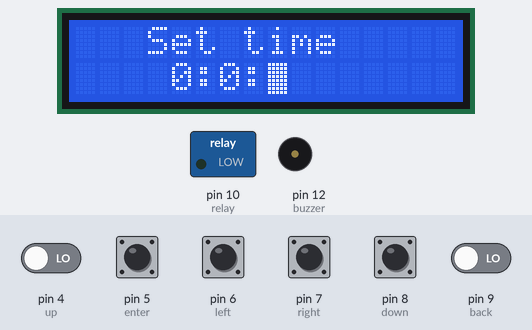
Bench run of a sketch on a simulated Arduino Uno, built with avr-gcc and run on an emulated ATmega328P. On the bench: 16×2 character LCD, switched loads named in the sketch (green lamp = pin HIGH), buzzer (waves = sounding, pin HIGH). The test bench sets the inputs (shaded band); at power-on: pin 4 (up), pin 5 (enter), pin 6 (left), pin 7 (right), pin 8 (down), pin 9 (back) LOW. What the sketch prints to the serial monitor is not drawn.

Above: at 4.2 s.
4.3 s: pin 5 (enter) driven HIGH
At 5.69 s:
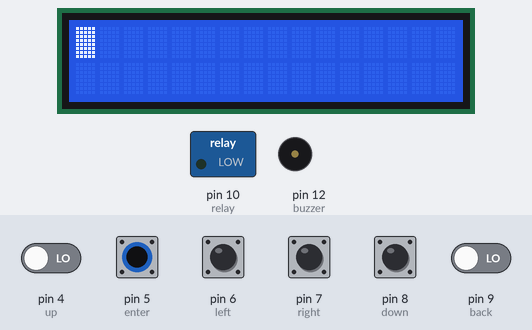
6.2 s: pin 5 (enter) driven LOW
At 7.2 s:
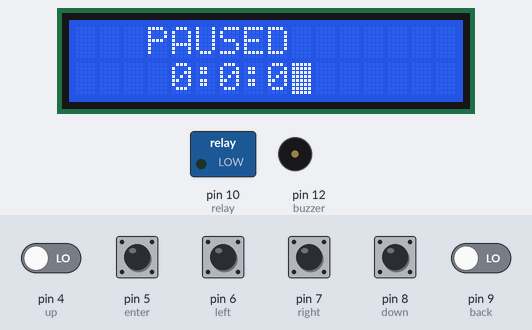
9.2 s: pin 5 (enter) pulsed HIGH 5 times (0.12 s each, 0.3 s apart)
13.7 s: pin 4 (up) driven HIGH and pin 5 (enter) driven HIGH
16.7 s: pin 5 (enter) driven LOW
Timing chart, 0 to 19.7 s (numbered marks = the images above; inputs shaded):
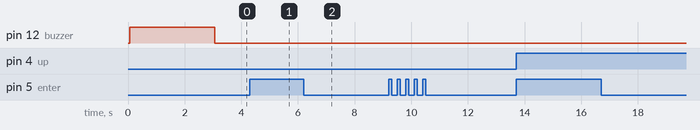

The sketch:

TimerSwitchNew.ino
```cpp
#include <LiquidCrystal_I2C.h>

byte up = 4,enter=5,left=6,right=7,down=8,back=9, buzzer = 12, relay = 10;
byte hr=0,mins=0,sec=0;
byte crs = 0;
byte crsPos = 0;
String t = String(hr)+":"+String(mins)+":"+String(sec);
boolean once2 = false;
long dcdCT = 0;
byte page = 1;
boolean gst = false,once1 = false, Pause = false, alert = false;
long startTime = 0, timeSpent = 0, duration = 0;
String rTime = "";


LiquidCrystal_I2C lcd(0x27,16,2);


void setup() {
  // put your setup code here, to run once:
  Serial.begin(9600);
    lcd.init();
  lcd.backlight();
  pinMode (buzzer,OUTPUT);
  pinMode(relay,OUTPUT);
  pinMode(up,INPUT);
  pinMode(down,INPUT);
  pinMode(right,INPUT);
  pinMode(left,INPUT);
  pinMode(enter,INPUT);
  pinMode(back,INPUT);
  digitalWrite(buzzer,HIGH);
  delay(3000);
   digitalWrite(buzzer,LOW);


}

void loop() {
  // put your main code here, to run repeatedly:


   if (page == 1) setTime();
   else if (page == 2) countDown();
   else if (page == 3) PauseFunc();


}


void countDown(){

  if (!gst){

      startTime = millis();
      gst = true;
    }

    timeSpent = millis() - startTime;
    digitalWrite(relay,HIGH);
   if (timeSpent >= duration){

        gst = false;
        Pause = false;
        alert = true;
        once1 = false;
        hr = 0; mins = 0; sec = 0;
        t = String(hr)+":"+String(mins)+":"+String(sec);
       timeSpent = 0;
       duration = 0;
        lcd.clear();
        page = 1;

     digitalWrite(relay,LOW);

    }


      if(digitalRead(back) == HIGH) {
        delay(65);
                Serial.println("back");

        gst = false;
        Pause = false;
        once1 = false;
        hr = 0; mins = 0; sec = 0;
        t = String(hr)+":"+String(mins)+":"+String(sec);
        timeSpent = 0;
       duration = 0;
       lcd.clear();
        page = 1;

        }


     else if(digitalRead(enter) == HIGH) {
      delay(65);
        Serial.println("enter");

            Pause = true;

            if (Pause){

              duration = duration - timeSpent;

              once1 = true;
              gst = false;
              page = 3;

              lcd.clear();

              }


        }


      if (!once2){

        dcdCT = millis();

        once2 = true;

        }


    rTime = S_HMS(duration - timeSpent);

     if ((millis() -dcdCT) >= 1000) {
      lcd.clear();
      Mprint("Time left:",3,0);
      Mprint(rTime,4,1);

      once2 = false;

     }


  }


void PauseFunc(){

  lcd.clear();
  Mprint("PAUSED",3,0);
    Mprint(S_HMS(duration),4,1);


    if(digitalRead(enter) == HIGH && page == 3) {delay(65);

          Serial.println("enter");

              Pause = false;
              lcd.clear();
              page = 2;

        }


  }


void Alert(){
  digitalWrite (buzzer,HIGH);
}


void setTime(){

    control();
    Mprint("Set time",3,0);
    Mprint(t,4,1);

    if (crs == 0) Mcrs(3,t);
    else if (crs == 1) Mcrs(2,t);
    else Mcrs(1,t);


    delay(100);
  }

void Mcrs(byte p, String s){

      if (p == 1){
        lcd.blink();
      lcd.setCursor(4,1);
        }
     else if (p == 2){
        int a =s.indexOf(':');
       lcd.blink();
      lcd.setCursor(4+a+1,1);
      }

     else{
      int a =s.lastIndexOf(':');
       lcd.blink();
      lcd.setCursor(4+a+1,1);

      }
    }

void control(){


        lcd.clear();
      if (digitalRead(up) == HIGH && hr < 30 && crs == 2){
        delay(65);
        Serial.println("Up");
        hr+=1;
        if (hr > 30) hr = 0;
        t = String(hr)+":"+String(mins)+":"+String(sec);
      }
    else if (digitalRead(up) == HIGH && mins < 59 && crs == 1){
      delay(65);
      Serial.println("Up");
        mins +=1;
        if (mins > 59) mins = 0;
         t = String(hr)+":"+String(mins)+":"+String(sec);
      }
    else if (digitalRead(up) == HIGH && sec < 59 && crs == 0){
      delay(65);
      Serial.println("Up");
        sec +=1;
        if (sec > 59) sec = 0;
        t = String(hr)+":"+String(mins)+":"+String(sec);
    }

    else if (digitalRead(down) == HIGH && hr < 30 && crs == 2 && hr !=0){
        delay(65);
        Serial.println("down");
        hr-=1;
        if (hr < 0) hr = 29;
         t = String(hr)+":"+String(mins)+":"+String(sec);
      }
    else if (digitalRead(down) == HIGH && mins < 59 && crs == 1 && mins != 0){
        delay(65);
                Serial.println("down");

        mins -=1;
        if (mins < 0) mins = 59;
         t = String(hr)+":"+String(mins)+":"+String(sec);
      }
    else if (digitalRead(down) == HIGH && sec < 59 && crs == 0 && sec != 0){
        delay(65);
                Serial.println("down");

        sec -=1;
        if (sec < 0) sec = 59;
         t = String(hr)+":"+String(mins)+":"+String(sec);
      }

    else if (digitalRead(left) == HIGH){
          delay(65);
                  Serial.println("left");

          crs +=1;
          if (crs > 2) crs = 0;
           t = String(hr)+":"+String(mins)+":"+String(sec);

      }


     else if (digitalRead(right) == HIGH){
          delay(65);
                  Serial.println("right");

          crs -=1;
          if (crs < 0) crs = 2;
           t = String(hr)+":"+String(mins)+":"+String(sec);
      }

      else if (digitalRead(enter) == HIGH && page == 1){
               delay(65);
                       Serial.println("enter");

              duration = HMS_S(hr,mins,sec)*1000;

              page = 2;

        }


       else if (digitalRead(enter) == HIGH){
            delay(65);
                    Serial.println("enter");

            hr = 0; mins = 0; sec =0;
            t = String(hr)+":"+String(mins)+":"+String(sec);
            page = 1;

        }

  }

long HMS_S(byte hr,byte mins, byte sec){

   int Tsec = 0;

   Tsec += sec;
   Tsec += (mins*60);
   Tsec += (hr*3600);

    return Tsec;
  }


String S_HMS(long s){

      s /= 1000;

     int iHr = s/3600;

     s -= (iHr*3600);

     int iMin = s/60;

     s -= (iMin*60);

     return String(iHr)+":"+String(iMin)+":"+String(s);

  }


void Mprint(String tx, byte c,byte r){
      lcd.setCursor(c,r);
      lcd.print(tx);
    }
```

Measured:
- after the input at 4.3 s, the display: changes after 0.07 s (image 1)
